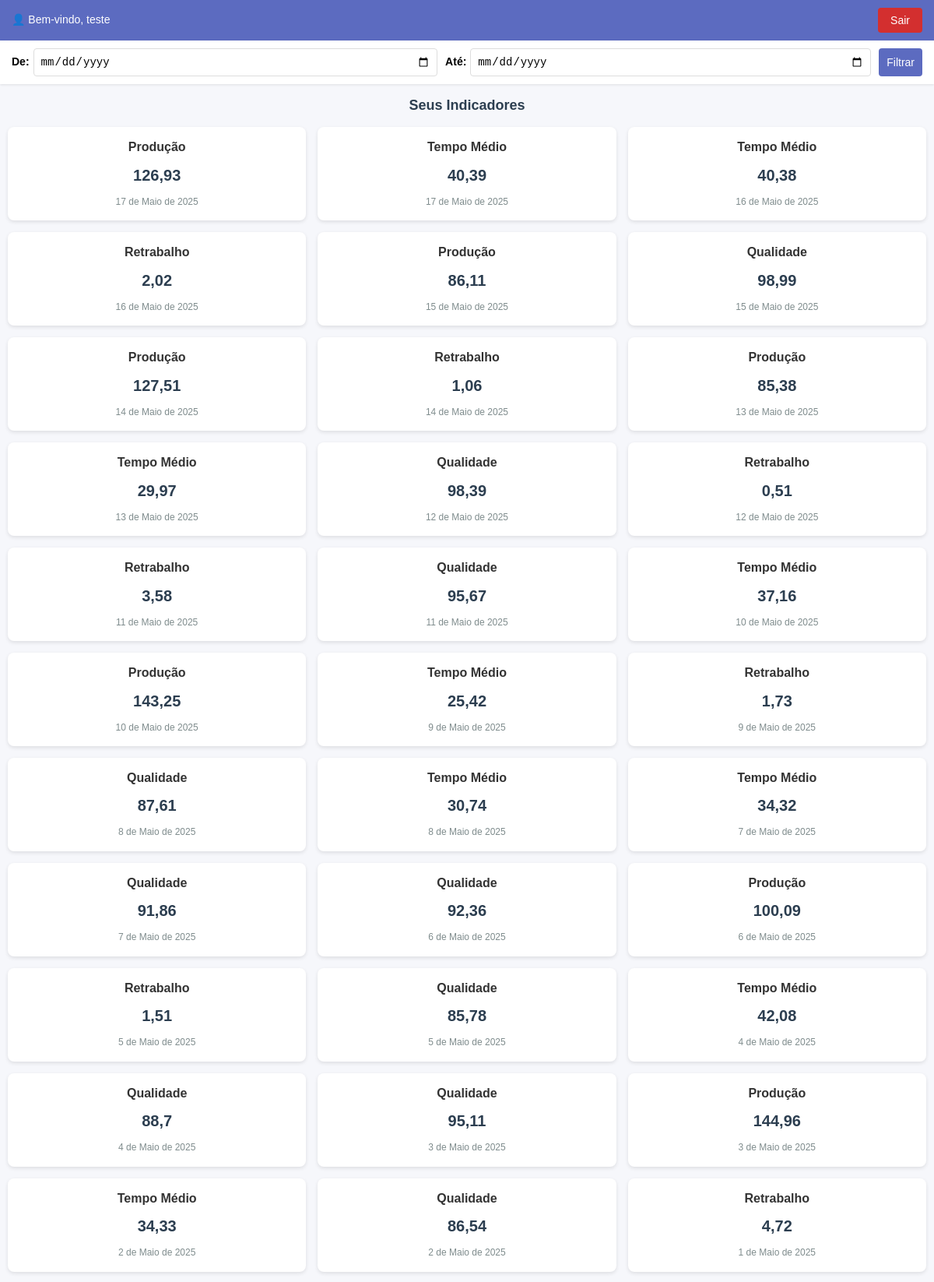
Screenshot of /dashboard/ (signed in, upper part) with the database file from the repository.
### Indicadores/models.py (models this page shows, shortened)
class Indicador (models.Model):
    nome= models.CharField(max_length=100)
    valor = models.FloatField()
    data_registro = models.DateField(default=datetime.date.today)
    cpf= models.CharField(max_length=14)

### Indicadores/views.py (the view)
# urls.py: path("", views.dashboard, name="dashboard"),
@login_required(login_url='/login/')
def dashboard (request):
    user= request.user
    perfil= Perfil.objects.get(user=user)
    cpf_usuario= perfil.cpf
    indicadores= Indicador.objects.filter(cpf=cpf_usuario)
    start_date= request.GET.get('start_date')
    end_date= request.GET.get('end_date')
    if start_date:
        indicadores= indicadores.filter(data_registro__gte= start_date)
    if end_date:
        indicadores = indicadores.filter(data_registro__lte=end_date)
    return  render(request, 'dashboard.html', {
        'indicadores':indicadores,
        'start_date': start_date,
        'end_date':end_date
        })

### Indicadores/templates/dashboard.html (shortened to what this page needs)
{% load static %}
<!DOCTYPE html>
<html lang="pt-br">
<head>
    <link rel="stylesheet" href="{% static 'css/indicadores.css' %}">
</head>
<body>
    <div class="top-bar">
        <div class="user-info">
            <span>👤 Bem-vindo, {{ request.user.username }}</span>
        </div>
        <form action="{% url 'logout' %}" method="post">
            <button type="submit" class="logout-button">Sair</button>
        </form>
    </div>
    <div class="filter-bar">
        <form method="get">
            <div class="filter-group">
                <label for="start_date">De:</label>
                <input type="date" name="start_date" value="{{ request.GET.start_date }}" id="start_date">
            </div>
            <div class="filter-group">
                <label for="end_date">Até:</label>
                <input type="date" name="end_date" value="{{ request.GET.end_date }}" id="end_date">
            </div>
            <button type="submit" class="filter-button">Filtrar</button>
        </form>
    </div>
    <h2 class="section-title">Seus Indicadores</h2>
    <div class="indicators-container">
        {% if indicadores %}
            <div class="indicators-grid">
                {% for indicador in indicadores %}
                    <div class="indicator-card">
                        <h3>{{ indicador.nome }}</h3>
                        <p class="indicator-value">{{ indicador.valor }}</p>
                        <small class="indicator-date">{{ indicador.data_registro }}</small>
                    </div>
                {% endfor %}
            </div>
        {% else %}
            <p class="no-indicators">Nenhum indicador encontrado para esse período.</p>
        {% endif %}
    </div>
</body>
</html>

### static/css/indicadores.css (style rules this page uses)
body { font-family: Arial, sans-serif; margin: 0; padding: 0; background-color: #f6f7fb; font-size: 14px; line-height: 1.4; }
.top-bar { background-color: #5c6bc0; color: white; padding: 10px 15px; display: flex; flex-direction: column; gap: 10px; }
.user-info { text-align: center; white-space: nowrap; overflow: hidden; text-overflow: ellipsis; }
.logout-button { background-color: #d32f2f; color: white; border: none; padding: 8px; border-radius: 4px; cursor: pointer; width: 100%; font-size: 14px; }
.filter-bar { background-color: white; padding: 10px 15px; box-shadow: 0 1px 3px rgba(0,0,0,0.1); }
.filter-bar form { display: flex; flex-direction: column; gap: 10px; }
.filter-group { display: flex; flex-direction: column; gap: 5px; }
.filter-bar label { font-weight: bold; font-size: 14px; }
.filter-bar input[type="date"] { padding: 8px; border: 1px solid #ddd; border-radius: 4px; width: 100%; font-size: 14px; }
.filter-button { padding: 10px; background-color: #5c6bc0; color: white; border: none; border-radius: 4px; cursor: pointer; font-size: 14px; margin-top: 5px; }
.section-title { text-align: center; margin: 15px 0; color: #2c3e50; font-size: 18px; padding: 0 10px; }
.indicators-container { padding: 0 10px 20px; }
.indicators-grid { display: grid; grid-template-columns: 1fr; gap: 15px; }
.indicator-card { background-color: white; border-radius: 8px; padding: 15px; box-shadow: 0 2px 5px rgba(0,0,0,0.1); text-align: center; }
.indicator-card h3 { margin: 0 0 10px; color: #333; font-size: 16px; }
.indicator-value { font-size: 20px; font-weight: bold; color: #2c3e50; margin: 10px 0; }
.indicator-date { color: #7f8c8d; font-size: 12px; }
@media (min-width: 600px) { .top-bar { flex-direction: row; justify-content: space-between; align-items: center; } }
@media (min-width: 600px) { .logout-button { width: auto; padding: 8px 16px; } }
@media (min-width: 600px) { .filter-bar form { flex-direction: row; flex-wrap: wrap; align-items: center; } }
@media (min-width: 600px) { .filter-group { flex-direction: row; align-items: center; flex: 1; } }
@media (min-width: 600px) { .filter-button { margin-top: 0; flex: 0 0 auto; } }
@media (min-width: 600px) { .indicators-grid { grid-template-columns: repeat(2, 1fr); } }
@media (min-width: 900px) { .indicators-grid { grid-template-columns: repeat(3, 1fr); } }

### rows the page displays
Indicador: nome "Produção", valor "126,93", data_registro "17 de Maio de 2025"
Indicador: nome "Tempo Médio", valor "40,39", data_registro "17 de Maio de 2025"
Indicador: nome "Tempo Médio", valor "40,38", data_registro "16 de Maio de 2025"
Indicador: nome "Retrabalho", valor "2,02", data_registro "16 de Maio de 2025"
Indicador: nome "Produção", valor "86,11", data_registro "15 de Maio de 2025"
Indicador: nome "Qualidade", valor "98,99", data_registro "15 de Maio de 2025"
Indicador: nome "Produção", valor "127,51", data_registro "14 de Maio de 2025"
Indicador: nome "Retrabalho", valor "1,06", data_registro "14 de Maio de 2025"
Indicador: nome "Produção", valor "85,38", data_registro "13 de Maio de 2025"
Indicador: nome "Tempo Médio", valor "29,97", data_registro "13 de Maio de 2025"
Indicador: nome "Qualidade", valor "98,39", data_registro "12 de Maio de 2025"
Indicador: nome "Retrabalho", valor "0,51", data_registro "12 de Maio de 2025"
Indicador: nome "Retrabalho", valor "3,58", data_registro "11 de Maio de 2025"
Indicador: nome "Qualidade", valor "95,67", data_registro "11 de Maio de 2025"
Indicador: nome "Tempo Médio", valor "37,16", data_registro "10 de Maio de 2025"
Indicador: nome "Produção", valor "143,25", data_registro "10 de Maio de 2025"
Indicador: nome "Tempo Médio", valor "25,42", data_registro "9 de Maio de 2025"
Indicador: nome "Retrabalho", valor "1,73", data_registro "9 de Maio de 2025"
Indicador: nome "Qualidade", valor "87,61", data_registro "8 de Maio de 2025"
Indicador: nome "Tempo Médio", valor "30,74", data_registro "8 de Maio de 2025"
Indicador: nome "Tempo Médio", valor "34,32", data_registro "7 de Maio de 2025"
Indicador: nome "Qualidade", valor "91,86", data_registro "7 de Maio de 2025"
Indicador: nome "Qualidade", valor "92,36", data_registro "6 de Maio de 2025"
Indicador: nome "Produção", valor "100,09", data_registro "6 de Maio de 2025"
Indicador: nome "Retrabalho", valor "1,51", data_registro "5 de Maio de 2025"
Indicador: nome "Qualidade", valor "85,78", data_registro "5 de Maio de 2025"
Indicador: nome "Tempo Médio", valor "42,08", data_registro "4 de Maio de 2025"
Indicador: nome "Qualidade", valor "88,7", data_registro "4 de Maio de 2025"
Indicador: nome "Qualidade", valor "95,11", data_registro "3 de Maio de 2025"
Indicador: nome "Produção", valor "144,96", data_registro "3 de Maio de 2025"
Indicador: nome "Tempo Médio", valor "34,33", data_registro "2 de Maio de 2025"
Indicador: nome "Qualidade", valor "86,54", data_registro "2 de Maio de 2025"
Indicador: nome "Retrabalho", valor "4,72", data_registro "1 de Maio de 2025"

### other values shown
{{ request.user.username }} "teste"
